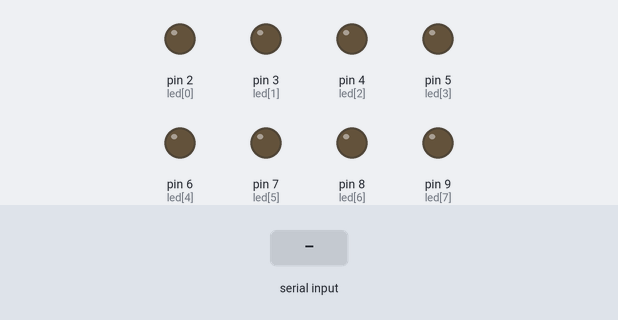
Simulated run of this sketch. Board: Arduino Uno, built with avr-gcc and run on an emulated ATmega328P. On the bench: output pins drawn as LEDs (lit = HIGH). The inputs (shaded band) are chosen by the test bench. What the sketch prints to the serial monitor is not drawn.

Above: at 1.2 s.
1.3 s: "90,45\n" received over Serial
At 2.7 s:
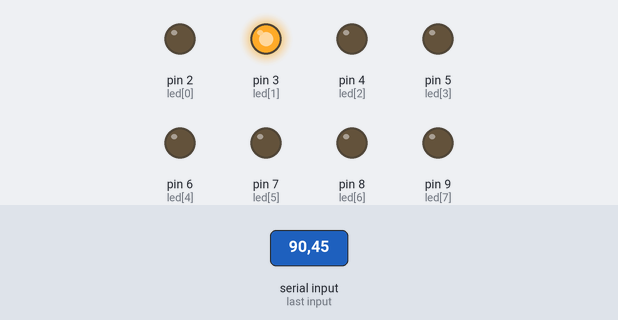
4.3 s: "30,150\n" received over Serial
At 6.7 s:
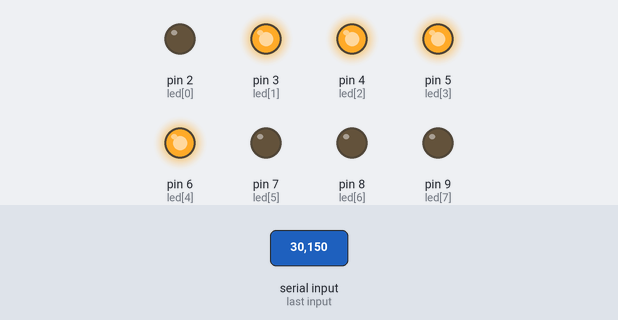
7.3 s: "1\n" received over Serial
At 9.5 s:
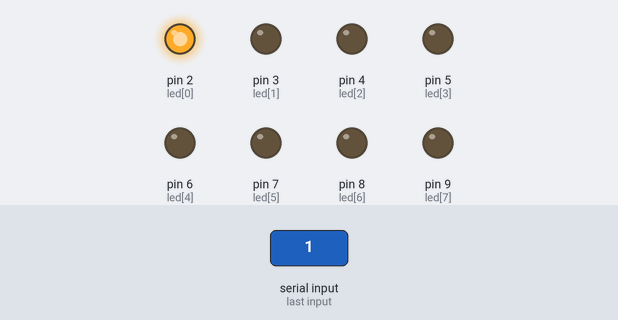
10.3 s: "5\n" received over Serial
At 12.3 s:
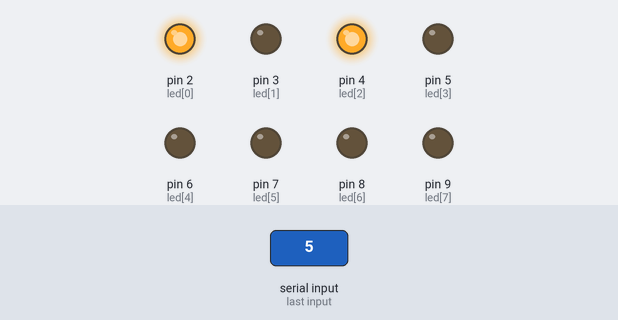
13.3 s: "200\n" received over Serial
At 15.3 s:
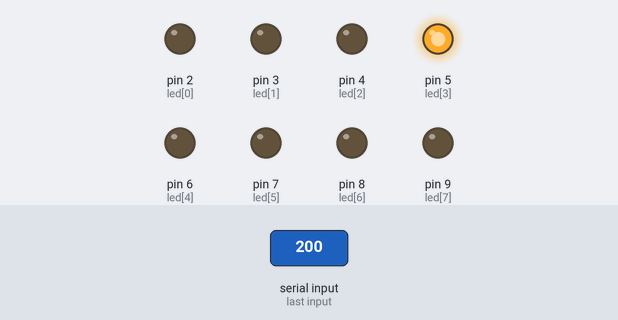
16.3 s: "90\n" received over Serial
At 18.3 s:
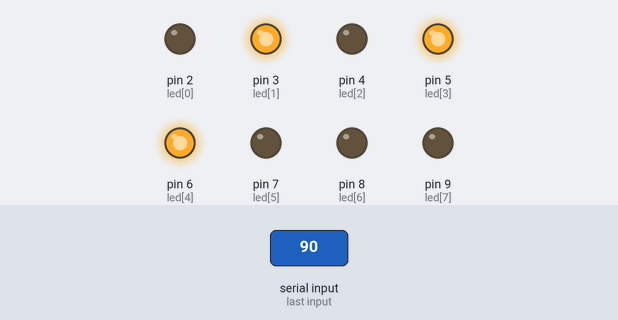
Timing chart, 0 to 20.3 s (numbered marks = the images above; inputs shaded):
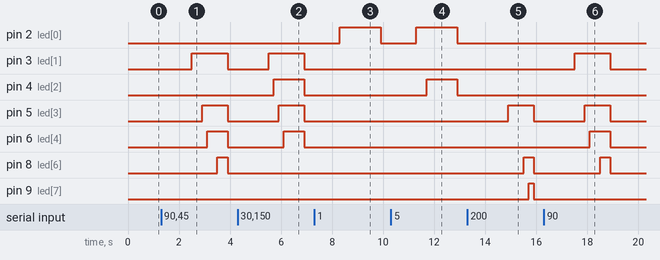

Measured:
- after the input at 1.3 s, pin 3 (led[1]): LOW → HIGH after 1.2 s, → LOW 1.4 s later; pin 5 (led[3]): LOW → HIGH after 1.6 s, → LOW 1.0 s later; pin 6 (led[4]): LOW → HIGH after 1.8 s, → LOW 0.80 s later; pin 8 (led[6]): LOW → HIGH after 2.2 s, → LOW 0.40 s later
- after the input at 4.3 s, pin 3 (led[1]): LOW → HIGH after 1.2 s, → LOW 1.4 s later; pin 4 (led[2]): LOW → HIGH after 1.4 s, → LOW 1.2 s later; pin 5 (led[3]): LOW → HIGH after 1.6 s, → LOW 1.0 s later; pin 6 (led[4]): LOW → HIGH after 1.8 s, → LOW 0.80 s later
- after the input at 7.3 s, pin 2 (led[0]): LOW → HIGH after 1.0 s, → LOW 1.6 s later
- after the input at 10.3 s, pin 2 (led[0]): LOW → HIGH after 1.0 s, → LOW 1.6 s later; pin 4 (led[2]): LOW → HIGH after 1.4 s, → LOW 1.2 s later
- after the input at 13.3 s, pin 5 (led[3]): LOW → HIGH after 1.6 s, → LOW 1.0 s later; pin 8 (led[6]): LOW → HIGH after 2.2 s, → LOW 0.40 s later; pin 9 (led[7]): LOW → HIGH after 2.4 s, → LOW 0.20 s later
- after the input at 16.3 s, pin 3 (led[1]): LOW → HIGH after 1.2 s, → LOW 1.4 s later; pin 5 (led[3]): LOW → HIGH after 1.6 s, → LOW 1.0 s later; pin 6 (led[4]): LOW → HIGH after 1.8 s, → LOW 0.80 s later; pin 8 (led[6]): LOW → HIGH after 2.2 s, → LOW 0.40 s later

The sketch:

Repaso2.ino
```cpp
//Estefania Pillajo
//Repaso2

int led[] = {2, 3, 4, 5, 6, 7, 8, 9};
int i = 0;
int numero;
int numero2;
String dato;

void setup() {
  Serial.begin(9600);
  Serial.println("Ingrese el dato");
  for (; i < 9; i++) {
    pinMode(led[i], OUTPUT);
  }
  i = 0;
}
void loop() {
  for (i = 0; i < 9; i++) {
    digitalWrite(led[i], LOW);
  }
  if (Serial.available() > 0) {
    dato = Serial.readString();
    numero = dato.toInt();
    numeros();
  }
}
  void numeros() {
    if (numero >= 0 && numero <= 256) {
      numero2 = numero;
      for (i = 0; i < 8; i++) {
        if (numero2 % 2 == 1) {
          digitalWrite(led[i], HIGH);
          delay(200);

        }
        else {
          digitalWrite(led[i], LOW);
          delay(200);

        }
        numero2 = numero2 / 2;
      }
    }
  }
```
